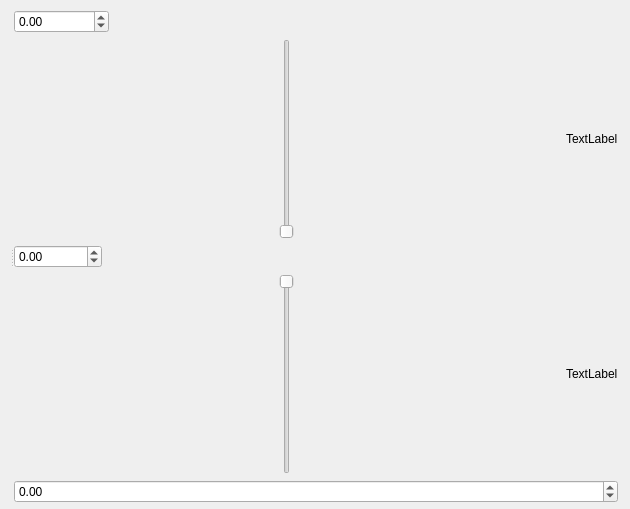
<?xml version="1.0" encoding="UTF-8"?>
<ui version="4.0">
 <class>Form</class>
 <widget class="QWidget" name="Form">
  <property name="geometry">
   <rect>
    <x>0</x>
    <y>0</y>
    <width>630</width>
    <height>509</height>
   </rect>
  </property>
  <property name="windowTitle">
   <string>Form</string>
  </property>
  <widget class="QSplitter" name="splitter">
   <property name="geometry">
    <rect>
     <x>10</x>
     <y>10</y>
     <width>608</width>
     <height>493</height>
    </rect>
   </property>
   <property name="orientation">
    <enum>Qt::Horizontal</enum>
   </property>
   <widget class="QWidget" name="verticalLayoutWidget">
    <layout class="QVBoxLayout" name="verticalLayout_2">
     <item>
      <widget class="MatplotlibWidget" name="mplwidget"/>
     </item>
    </layout>
   </widget>
   <widget class="QWidget" name="">
    <layout class="QVBoxLayout" name="verticalLayout">
     <item>
      <widget class="QDoubleSpinBox" name="doubleSpinBox_vmax">
       <property name="sizePolicy">
        <sizepolicy hsizetype="Fixed" vsizetype="Fixed">
         <horstretch>0</horstretch>
         <verstretch>0</verstretch>
        </sizepolicy>
       </property>
       <property name="minimumSize">
        <size>
         <width>55</width>
         <height>0</height>
        </size>
       </property>
       <property name="maximumSize">
        <size>
         <width>95</width>
         <height>16777215</height>
        </size>
       </property>
       <property name="readOnly">
        <bool>false</bool>
       </property>
       <property name="minimum">
        <double>-100000.000000000000000</double>
       </property>
       <property name="maximum">
        <double>100000.000000000000000</double>
       </property>
      </widget>
     </item>
     <item>
      <layout class="QHBoxLayout" name="horizontalLayout">
       <item>
        <widget class="QSlider" name="verticalSlider_vmax">
         <property name="sizePolicy">
          <sizepolicy hsizetype="Expanding" vsizetype="Expanding">
           <horstretch>0</horstretch>
           <verstretch>0</verstretch>
          </sizepolicy>
         </property>
         <property name="layoutDirection">
          <enum>Qt::LeftToRight</enum>
         </property>
         <property name="orientation">
          <enum>Qt::Vertical</enum>
         </property>
        </widget>
       </item>
       <item>
        <widget class="QLabel" name="label_vmax">
         <property name="text">
          <string>TextLabel</string>
         </property>
        </widget>
       </item>
      </layout>
     </item>
     <item>
      <widget class="QDoubleSpinBox" name="doubleSpinBox_mean">
       <property name="sizePolicy">
        <sizepolicy hsizetype="Fixed" vsizetype="Fixed">
         <horstretch>0</horstretch>
         <verstretch>0</verstretch>
        </sizepolicy>
       </property>
       <property name="minimumSize">
        <size>
         <width>55</width>
         <height>0</height>
        </size>
       </property>
       <property name="minimum">
        <double>-100000.000000000000000</double>
       </property>
       <property name="maximum">
        <double>100000.000000000000000</double>
       </property>
      </widget>
     </item>
     <item>
      <layout class="QHBoxLayout" name="horizontalLayout_2">
       <item>
        <widget class="QSlider" name="verticalSlider_vmin">
         <property name="sizePolicy">
          <sizepolicy hsizetype="Expanding" vsizetype="Expanding">
           <horstretch>0</horstretch>
           <verstretch>0</verstretch>
          </sizepolicy>
         </property>
         <property name="minimumSize">
          <size>
           <width>20</width>
           <height>0</height>
          </size>
         </property>
         <property name="orientation">
          <enum>Qt::Vertical</enum>
         </property>
         <property name="invertedAppearance">
          <bool>true</bool>
         </property>
         <property name="invertedControls">
          <bool>false</bool>
         </property>
        </widget>
       </item>
       <item>
        <widget class="QLabel" name="label_vmin">
         <property name="text">
          <string>TextLabel</string>
         </property>
        </widget>
       </item>
      </layout>
     </item>
     <item>
      <widget class="QDoubleSpinBox" name="doubleSpinBox_vmin">
       <property name="sizePolicy">
        <sizepolicy hsizetype="MinimumExpanding" vsizetype="Fixed">
         <horstretch>0</horstretch>
         <verstretch>0</verstretch>
        </sizepolicy>
       </property>
       <property name="minimumSize">
        <size>
         <width>55</width>
         <height>0</height>
        </size>
       </property>
       <property name="alignment">
        <set>Qt::AlignLeading|Qt::AlignLeft|Qt::AlignVCenter</set>
       </property>
       <property name="minimum">
        <double>-100000.000000000000000</double>
       </property>
       <property name="maximum">
        <double>100000.000000000000000</double>
       </property>
      </widget>
     </item>
    </layout>
   </widget>
  </widget>
 </widget>
 <customwidgets>
  <customwidget>
   <class>MatplotlibWidget</class>
   <extends>QWidget</extends>
   <header>matplotlibwidget</header>
  </customwidget>
 </customwidgets>
 <resources/>
 <connections/>
</ui>
